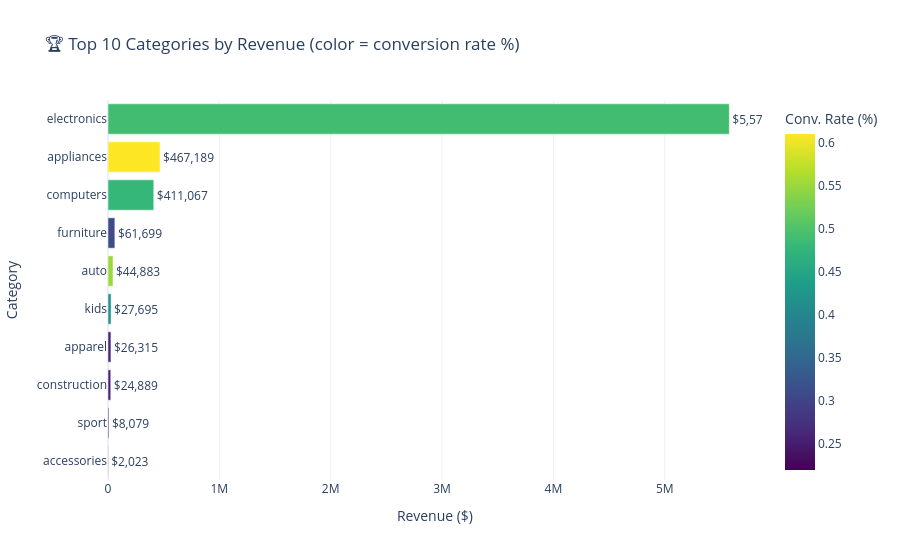

This figure's notebook cell:
### Code cell
# ============================================================
# STEP 3A - Top 10 Categories by Revenue
# ============================================================

df_cat = read_sql("""
    SELECT
        category_l1,
        SUM(views)              AS total_views,
        SUM(carts)              AS total_carts,
        SUM(purchases)          AS total_purchases,
        ROUND(SUM(total_revenue),2) AS total_revenue,
        ROUND(AVG(view_to_purchase_rate),2) AS avg_conversion
    FROM vw_product_performance
    WHERE category_l1 != 'unknown'
    GROUP BY category_l1
    ORDER BY total_revenue DESC
    LIMIT 10
""")

print("📊 Top 10 Categories:")
print(df_cat.to_string(index=False))

fig4 = px.bar(
    df_cat,
    x            = "total_revenue",
    y            = "category_l1",
    orientation  = "h",
    color        = "avg_conversion",
    color_continuous_scale = "Viridis",
    text         = "total_revenue",
    title        = "🏆 Top 10 Categories by Revenue (color = conversion rate %)",
    labels       = {"total_revenue":"Revenue ($)",
                    "category_l1":"Category",
                    "avg_conversion":"Conv. Rate (%)"},
)
fig4.update_traces(texttemplate="$%{text:,.0f}", textposition="outside")
fig4.update_layout(template="plotly_white", yaxis=dict(autorange="reversed"))
fig4.show()
save_fig(fig4, "04_top_categories.html")

### Figure 1 — Plotly figure (JSON) as saved in the notebook; plotly's stock layout.template omitted (floating-point values rounded to 4 significant figures)
{"data": [{"hovertemplate": "Revenue ($)=%{text}<br>Category=%{y}<br>Conv. Rate (%)=%{marker.color}<extra></extra>", "legendgroup": "", "marker": {"color": [0.49, 0.61, 0.48, 0.31, 0.55, 0.42, 0.26, 0.26, 0.25, 0.22], "coloraxis": "coloraxis", "pattern": {"shape": ""}}, "name": "", "orientation": "h", "showlegend": false, "text": [5580000.0, 467200.0, 411100.0, 61700.0, 44880.0, 27690.0, 26310.0, 24890.0, 8079.0, 2023.0], "textposition": "outside", "texttemplate": "$%{text:,.0f}", "type": "bar", "x": [5580000.0, 467200.0, 411100.0, 61700.0, 44880.0, 27690.0, 26310.0, 24890.0, 8079.0, 2023.0], "xaxis": "x", "y": ["electronics", "appliances", "computers", "furniture", "auto", "kids", "apparel", "construction", "sport", "accessories"], "yaxis": "y"}], "layout": {"barmode": "relative", "coloraxis": {"colorbar": {"title": {"text": "Conv. Rate (%)"}}, "colorscale": [[0, "#440154"], [0.1111, "#482878"], [0.2222, "#3e4989"], [0.3333, "#31688e"], [0.4444, "#26828e"], [0.5556, "#1f9e89"], [0.6667, "#35b779"], [0.7778, "#6ece58"], [0.8889, "#b5de2b"], [1, "#fde725"]]}, "legend": {"tracegroupgap": 0}, "title": {"text": "🏆 Top 10 Categories by Revenue (color = conversion rate %)"}, "xaxis": {"anchor": "y", "domain": [0, 1], "title": {"text": "Revenue ($)"}}, "yaxis": {"anchor": "x", "autorange": "reversed", "domain": [0, 1], "title": {"text": "Category"}}}}
